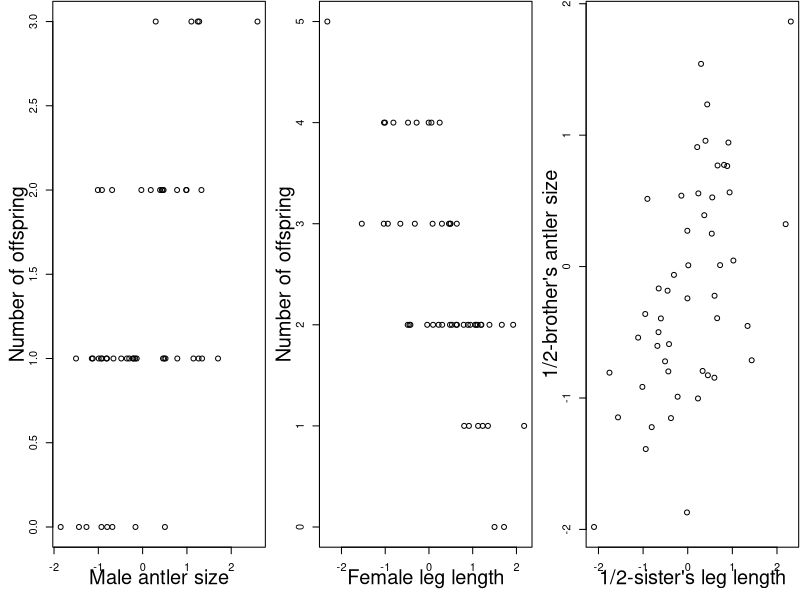

This figure's R source:
layout(t(1:3))
par(mar=c(4,4,0.1,0.1))
library("mvtnorm")
traits<-rmvnorm(50,sigma=matrix(c(1,0.6,0.6,1),nrow=2,byrow=TRUE))
num.kids<-ceiling(traits[,2])
num.kids<-num.kids-min(num.kids)
plot(traits[,1],num.kids,xlab="",ylab="")
mtext("Male antler size",side=1,cex=1.2,line=2); mtext("Number of offspring",side=2,cex=1.2,line=2)

traits<-rmvnorm(50,sigma=matrix(c(1,-0.6,-0.6,1),nrow=2,byrow=TRUE))
num.kids<-ceiling(traits[,2])
num.kids<-num.kids-min(num.kids)

plot(traits[,1],num.kids,xlab="",ylab="")
mtext("Female leg length",side=1,cex=1.2,line=2); mtext("Number of offspring",side=2,cex=1.2,line=2)
plot(rmvnorm(50,sigma=matrix(c(1,0.6,0.6,1),nrow=2,byrow=TRUE)),xlab="",ylab="")
mtext("1/2-sister's leg length",side=1,cex=1.2,line=2); mtext("1/2-brother's antler size",side=2,cex=1.2,line=2)

dev.copy2pdf(file="~/Dropbox/Courses/EVE100/EVE100_2015/Exam Questions/Red_deer_selection.pdf")